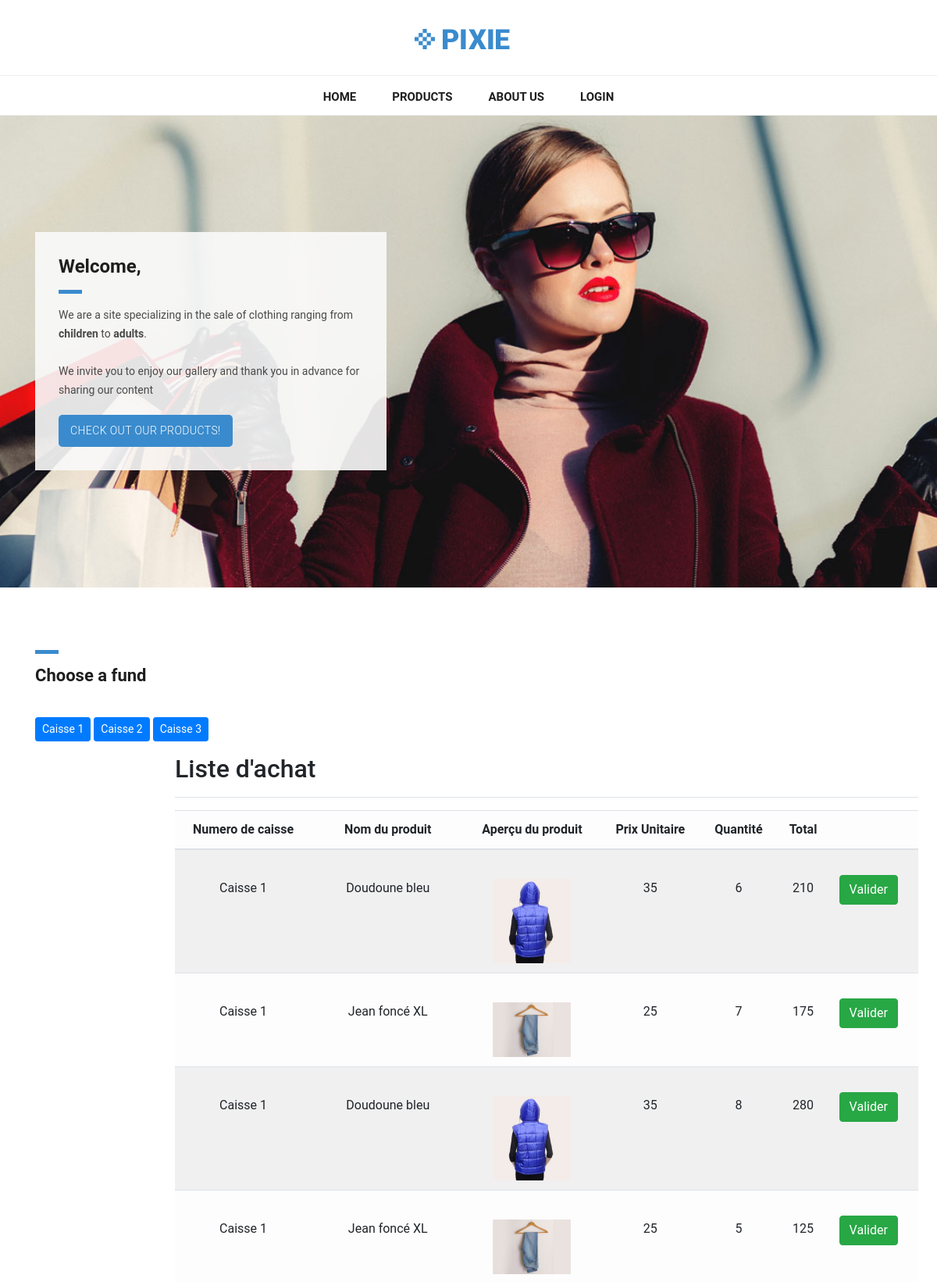
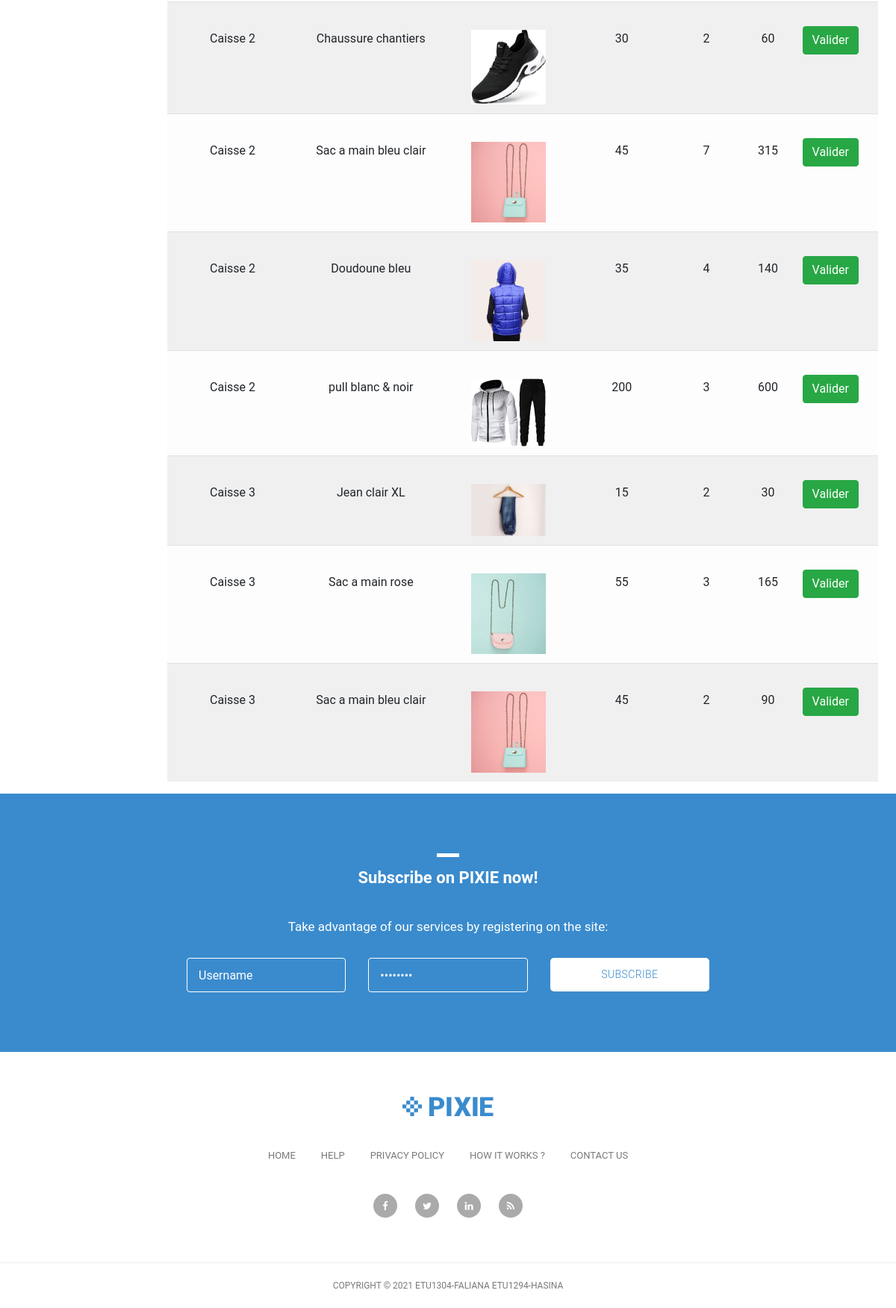
The app's page /index.php/achat/panier with its own data (2 pictures, top to bottom).
### tables this page shows
CREATE TABLE Caisse
(
	IDCaisse INT NOT NULL AUTO_INCREMENT,
	NumeroCaisse VARCHAR(100),
	PRIMARY KEY(IDCaisse)
);

CREATE TABLE Achat
(
	IDAchat INT NOT NULL AUTO_INCREMENT,
	IDCaisse INT,
	IDProduit INT,
	Quantite INT,
	IDUtilisateur INT,
	PRIMARY KEY(IDAchat),
	FOREIGN KEY(IDCaisse) REFERENCES Caisse(IDCaisse),
	FOREIGN KEY(IDProduit) REFERENCES Produit(IDProduit),
	FOREIGN KEY(IDUtilisateur) REFERENCES Utilisateur(IDUtilisateur)
);

CREATE TABLE Produit
(
	IDProduit INT NOT NULL AUTO_INCREMENT,
	NomProduit VARCHAR(100),
	Prix Float,
	Source VARCHAR(100),
	IDCategorie INT,
	Description TEXT,
	Stock INT,
	PRIMARY KEY(IDProduit),
	FOREIGN KEY(IDCategorie) REFERENCES Categorie(IDCategorie)
);

### application/controllers/Achat.php (called while the page is built, shortened)
<?php
class Achat extends CI_Controller{
    public function panier()
    {
        $data = array();
        $this->load->helper('assets');
        $this->load->model('fonctions');
        $data['view'] = "Panier.php";
        $data['liste'] = $this->fonctions->getBasket();
        $data['caisse']=$this->fonctions->getCaisse();
        $this->load->view('template',$data);
    }
}
?>

### index.php (called while the page is built, shortened)
<?php
require_once BASEPATH.'core/CodeIgniter.php';

### application/helpers/assets_helper.php (called while the page is built, shortened)
<?php
	if(!function_exists('img_loader'))
	{
		function img_loader($name, $format)
		{
			return site_url()."/assets/img/".$name.".".$format;
		}
	}
	if(!function_exists('css_loader'))
	{
		function css_loader($name)
		{
			return site_url()."/assets/css/".$name.".css";
		}
	}
?>

### application/models/Fonctions.php (called while the page is built, shortened)
<?php
class Fonctions extends CI_Model{
    public function getCaisse(){
        $query=$this->db->query("SELECT * FROM Caisse");
        $retour=array();
        foreach($query->result_array() as $one) {
            $retour[]=$one;
        }
        return $retour;
    }
    public function getBasket()
    {
        $sql = "SELECT a.IDAchat, c.NumeroCaisse, p.NomProduit, p.Source, p.prix, a.Quantite, (a.Quantite*p.prix) as total, p.Stock FROM Achat a JOIN Caisse c ON c.IDCaisse = a.IDCaisse JOIN Produit p ON p.IDProduit = a.IDProduit";
         $query=$this->db->query($sql);
        $retour=array();
        foreach ($query->result_array() as $one) {
            $retour[] = $one;
        }
        return $retour;
    }
}
?>

### application/views/Panier.php (the view, shortened to what this page needs)
<main role="main" class="col-md-9 ml-sm-auto col-lg-10 pt-3 px-4">
  <div class="d-flex justify-content-between flex-wrap flex-md-nowrap align-items-center pb-2 mb-3 border-bottom">
	<h1 class="h2">Liste d'achat</h1>
  </div>
	<div class="row">
		<div class="col-md-12">
			<table class="table table-light  table-striped">
			  <thead>
				<tr>
				  <th scope="col">Numero de caisse</th>
				  <th scope="col">Nom du produit</th>
				  <th scope="col">Aperçu du produit</th>
				  <th scope="col">Prix Unitaire</th>
				  <th scope="col">Quantité</th>
				  <th scope="col">Total</th>
				  <th scope="col"></th>
				</tr>
			  </thead>
			  <tbody>
				<?php for($i=0;$i<count($liste);$i++){?>
				<form action="<?php echo site_url("Validation");?>" method="POST">
					<tr class="light">
					  <td>
						<div id="lsouhait">
							<?php echo $liste[$i]['NumeroCaisse'];?>
						</div>
					  </td>
					  <td>
						<div id="lsouhait">
							<?php echo $liste[$i]['NomProduit'];?>
					  </td>
					  <td>
						<div id="lsouhait">
						<img src="<?php echo img_loader($liste[$i]['Source'],"jpg");?>" class="img-fluid" width="100px;">
						</div>
					  </td>
					  <td>
						<div id="lsouhait">
							<?php echo $liste[$i]['prix'];?>
						</div>
					  </td>
					  <td>
						<div id="lsouhait">
							<?php echo $liste[$i]['Quantite'];?>
						</div>
					  </td>
					  <td>
						<div id="lsouhait">
							<?php echo $liste[$i]['total'];?>
						</div>
					  </td>
					  <td>
						<div id="bsouhait">
							<input type="submit" class="btn btn-success" value="Valider"></a>
						</div>
					  </td>
					</tr>
				</form>
				<?php }?>
			  </tbody>
			</table>
		</div>
	</div>
</main>

### application/views/template.php (shortened to what this page needs)
<!DOCTYPE html>
<html lang="en">
  <head>
    <link href="<?php echo css_loader('bootstrap.min');?>" rel="stylesheet">
    <link rel="stylesheet" href="<?php echo css_loader('fontawesome');?>">
    <link rel="stylesheet" href="<?php echo css_loader('tooplate-main');?>">
    <link rel="stylesheet" href="<?php echo css_loader('owl');?>">
    <link rel="stylesheet" href="<?php echo css_loader('style');?>">
    <link rel="stylesheet" href="https://cdnjs.cloudflare.com/ajax/libs/font-awesome/4.7.0/css/font-awesome.min.css">
  </head>
  <body>
    <nav class="navbar navbar-expand-lg navbar-dark bg-dark static-top">
      <div class="container">
        <a class="navbar-brand" href="#"><img src="<?php echo img_loader('header-logo','png');?>" alt=""></a>
        <div class="collapse navbar-collapse" id="navbarResponsive">
          <ul class="navbar-nav ml-auto">
            <?php if(isset($home)) {?>
              <li class="nav-item active">
                <a class="nav-link" href="<?php echo site_url()."Template"; ?>">Home
                    <span class="sr-only">(current)</span>
                </a>
              </li>
            <?php } else { ?>
              <li class="nav-item">
                <a class="nav-link" href="<?php echo site_url()."Template"; ?>">Home
                </a>
              </li>
            <?php }?>
            <?php if(isset($products)) {?>
            <li class="nav-item active">
              <a class="nav-link" href="<?php echo site_url()."Template/pageProduit"; ?>">Products
                <span class="sr-only">(current)</span>
              </a>
            </li>
            <?php } else { ?>
            <li class="nav-item">
              <a class="nav-link" href="<?php echo site_url()."Template/pageProduit"; ?>">Products
              </a>
            </li>
            <?php }?>
            <li class="nav-item">
              <a class="nav-link" href="<?php echo site_url()."Template"; ?>">About Us</a>
            </li>
            <?php if($this->session->userdata("utilisateur")==NULL){?>
            <li class="nav-item">
              <a class="nav-link" href="Login">Login</a>
            </li>
            <?php }?>
          </ul>
        </div>
      </div>
    </nav>
    <div class="banner">
      <div class="container">
        <div class="row">
          <div class="col-md-12">
            <div class="caption">
              <h2>Welcome,</h2>
              <div class="line-dec"></div>
              <p>We are a site specializing in the sale of clothing ranging from <strong>children</strong> to <strong>adults</strong>.
              <br><br>We invite you to enjoy our gallery and thank you in advance for sharing our content</p>
              <div class="main-button">
                <a href="<?php echo site_url()."Template/pageProduit"; ?>">Check out our products!</a>
              </div>
            </div>
          </div>
        </div>
      </div>
    </div>
    <div class="container">
      <div class="section-heading">
          <div class="line-dec"></div>
          <h1>Choose a fund</h1>
      </div>
      <?php
        for($i=0; $i<count($caisse); $i++)
        {
          if($this->session->userdata("idCaisse")!=$caisse[$i]['IDCaisse']){
          ?>
            <a href="<?php echo site_url()."/";?>Template?idCaisse=<?php echo $caisse[$i]['IDCaisse'];?>"><button type="button" class="btn btn-primary btn-sm"><?php echo $caisse[$i]['NumeroCaisse']; ?></button></a>
          <?php } else {?>
            <a href="Template?idCaisse=<?php echo $caisse[$i]['IDCaisse'];?>"><button type="button" class="btn btn-secondary btn-sm"><?php echo $caisse[$i]['NumeroCaisse']; ?></button></a>
         <?php }
        }
      ?>
    </div>
    <?php include($view);?>
    <div class="subscribe-form">
      <div class="container">
        <div class="row">
          <div class="col-md-12">
            <div class="section-heading">
              <div class="line-dec"></div>
              <h1>Subscribe on PIXIE now!</h1>
            </div>
          </div>
          <div class="col-md-8 offset-md-2">
            <div class="main-content">
              <p>Take advantage of our services by registering on the site:</p>
              <div class="container">
                <form id="subscribe" action="<?php echo site_url("Login/subscribe");?>" method="get">
                  <div class="row">
                    <div class="col-md-4">
                      <fieldset>
                        <input name="username" type="text" class="form-control" id="email"
                        onfocus="if(this.value == 'Username') { this.value = ''; }"
                    	onBlur="if(this.value == '') { this.value = 'Username';}"
                    	value="Username" required="">
                      </fieldset>
                    </div>
                    <div class="col-md-4">
                      <fieldset>
                        <input name="password" type="password" class="form-control" id="password"
                        onfocus="if(this.value == 'Password') { this.value = ''; }"
                      onBlur="if(this.value == '') { this.value = 'Password';}"
                      value="Password" required="">
                      </fieldset>
                    </div>
                    <div class="col-md-4">
                      <fieldset>
                        <button type="submit" id="form-submit" class="button">Subscribe</button>
                      </fieldset>
                    </div>
                  </div>
                </form>
              </div>
            </div>
          </div>
        </div>
      </div>
    </div>
    <div class="footer">
      <div class="container">
        <div class="row">
          <div class="col-md-12">
            <div class="logo">
              <img src="<?php echo img_loader('header-logo','png');?>" alt="">
            </div>
          </div>
          <div class="col-md-12">
            <div class="footer-menu">
              <ul>
                <li><a href="#">Home</a></li>
                <li><a href="#">Help</a></li>
                <li><a href="#">Privacy Policy</a></li>
                <li><a href="#">How It Works ?</a></li>
                <li><a href="#">Contact Us</a></li>
              </ul>
            </div>
          </div>
          <div class="col-md-12">
            <div class="social-icons">
              <ul>
                <li><a href="#"><i class="fa fa-facebook"></i></a></li>
                <li><a href="#"><i class="fa fa-twitter"></i></a></li>
                <li><a href="#"><i class="fa fa-linkedin"></i></a></li>
                <li><a href="#"><i class="fa fa-rss"></i></a></li>
              </ul>
            </div>
          </div>
        </div>
      </div>
    </div>
    <div class="sub-footer">
      <div class="container">
        <div class="row">
          <div class="col-md-12">
            <div class="copyright-text">
              <p>Copyright &copy; 2021 ETU1304-Faliana ETU1294-Hasina </p>
            </div>
          </div>
        </div>
      </div>
    </div>
  </body>
</html>

### assets/css/tooplate-main.css (style rules this page uses)
body { font-family: 'Roboto', sans-serif; transition: all 0.5s; }
p { margin-bottom: 0px; font-size: 14px; color: #4a4a4a; line-height: 24px; }
a { text-decoration: none!important; }
.copyright-text { text-transform: uppercase; }
.main-button a { background-color: #3a8bcd; border-radius: 5px; padding: 10px 15px; display: inline-block; color: #fff; font-size: 14px; text-transform: uppercase; font-weight: 300; letter-spacing: 0.4px; text-decoration: none; transition: all 0.5s; }
.section-heading { margin-top: 80px; margin-bottom: 40px; }
.section-heading .line-dec { width: 30px; height: 5px; background-color: #3a8bcd; }
.section-heading h1 { font-size: 22px; font-weight: 700; color: #1e1e1e; margin-top: 15px; }
.navbar .navbar-brand { text-align: center; width: 100%; position: relative; padding: 25px 0px; }
.bg-dark { background-color: #fff!important; border-bottom: 1px solid #eee; }
#navbarResponsive { z-index: 999; position: absolute; left: 50%; top: 105px; transform: translateX(-50%); }
.navbar-dark .navbar-nav .nav-item { margin: 0px 15px; }
.navbar-dark .navbar-nav .nav-link { text-transform: uppercase; font-size: 15px; font-weight: 700; color: #1e1e1e; transition: all 0.5s; }
.navbar:after { width: 100%; height: 1px; background-color: #eee; content: ''; position: absolute; left: 0; bottom: -52px; }
.banner { margin-top: 50px; background-image: url(../img/banner-bg.jpg); background-size: cover; background-repeat: no-repeat; padding: 150px 0px; background-position: center center; }
.banner .caption { background-color: rgba(250,250,250,0.9); padding: 30px; max-width: 450px; }
.banner .caption h2 { margin-top: 0px; margin-bottom: 15px; font-size: 24px; font-weight: 700; color: #1e1e1e; }
.banner .caption .line-dec { width: 30px; height: 5px; background-color: #3a8bcd; }
.banner .caption p { margin-top: 15px; margin-bottom: 20px; }
.subscribe-form { background-color: #3a8bcd; padding: 80px 0px; text-align: center; }
.subscribe-form .section-heading { margin-top: 0px; }
.subscribe-form .section-heading h1 { color: #fff; }
.subscribe-form .section-heading .line-dec { background-color: #fff; margin: 0 auto; }
.subscribe-form .main-content p { font-size: 17px; color: #fff; margin-bottom: 30px; }
.subscribe-form .main-content form { color: #fff; display: inline; }
.subscribe-form .main-content form input { display: inline; }
.subscribe-form .main-content form input { width: 100%; height: 46px; border: 1px solid #fff; background-color: transparent; padding-left: 15px; color: #fff; outline: none; }
.subscribe-form .main-content form button { width: 100%; height: 45px; cursor: pointer; background-color: #fff; outline: none; border-radius: 5px; padding: 10px 15px; display: inline-block; color: #3a8bcd; font-size: 14px; text-transform: uppercase; font-weight: 300; letter-spacing: 0.4px; text-decoration: none; transition: all 0.5s; box-shadow: none; border: none; }
.footer { text-align: center; }
.footer ul { padding: 0px; margin: 0px; }
.footer ul li { list-style: none; display: inline-block; }
.footer .logo img { max-width: 100%; margin-top: 60px; margin-bottom: 40px; }
.footer .footer-menu { margin-bottom: 40px; }
.footer .footer-menu ul li { margin: 0px 15px; }
.footer .footer-menu a { font-size: 13px; color: #7a7a7a; text-transform: uppercase; transition: all 0.5s; }
.footer .social-icons { margin-bottom: 60px; }
.footer .social-icons ul li { margin: 0px 10px; }
.footer .social-icons a { width: 32px; height: 32px; color: #fff; background-color: #aaa; text-align: center; display: inline-block; line-height: 33px; border-radius: 50%; font-size: 13px; transition: all 0.5s; }
.sub-footer { border-top: 1px solid #eee; text-align: center; }
.sub-footer p { font-size: 12px; color: #7a7a7a; line-height: 60px; }

### assets/css/style.css (style rules this page uses)
#lsouhait { margin-top:25px; text-align : center; }
#bsouhait { margin-top:20px; }
.light { transition: .5s; }
.table-light th { text-align : center; }

### records on screen
caisse: NumeroCaisse "Caisse 1"
caisse: NumeroCaisse "Caisse 2"
caisse: NumeroCaisse "Caisse 3"
achat: IDCaisse.NumeroCaisse "Caisse 1", IDProduit.NomProduit "Doudoune bleu", IDProduit.Source (picture), IDProduit.Prix "35", Quantite "6", total "210"
achat: IDCaisse.NumeroCaisse "Caisse 1", IDProduit.NomProduit "Jean foncé XL", IDProduit.Source (picture), IDProduit.Prix "25", Quantite "7", total "175"
achat: IDCaisse.NumeroCaisse "Caisse 1", IDProduit.NomProduit "Doudoune bleu", IDProduit.Source (picture), IDProduit.Prix "35", Quantite "8", total "280"
achat: IDCaisse.NumeroCaisse "Caisse 1", IDProduit.NomProduit "Jean foncé XL", IDProduit.Source (picture), IDProduit.Prix "25", Quantite "5", total "125"
achat: IDCaisse.NumeroCaisse "Caisse 2", IDProduit.NomProduit "Chaussure chantiers", IDProduit.Source (picture), IDProduit.Prix "30", Quantite "2", total "60"
achat: IDCaisse.NumeroCaisse "Caisse 2", IDProduit.NomProduit "Sac a main bleu clair", IDProduit.Source (picture), IDProduit.Prix "45", Quantite "7", total "315"
achat: IDCaisse.NumeroCaisse "Caisse 2", IDProduit.NomProduit "Doudoune bleu", IDProduit.Source (picture), IDProduit.Prix "35", Quantite "4", total "140"
achat: IDCaisse.NumeroCaisse "Caisse 2", IDProduit.NomProduit "pull blanc & noir", IDProduit.Source (picture), IDProduit.Prix "200", Quantite "3", total "600"
achat: IDCaisse.NumeroCaisse "Caisse 3", IDProduit.NomProduit "Jean clair XL", IDProduit.Source (picture), IDProduit.Prix "15", Quantite "2", total "30"
achat: IDCaisse.NumeroCaisse "Caisse 3", IDProduit.NomProduit "Sac a main rose", IDProduit.Source (picture), IDProduit.Prix "55", Quantite "3", total "165"
achat: IDCaisse.NumeroCaisse "Caisse 3", IDProduit.NomProduit "Sac a main bleu clair", IDProduit.Source (picture), IDProduit.Prix "45", Quantite "2", total "90"
